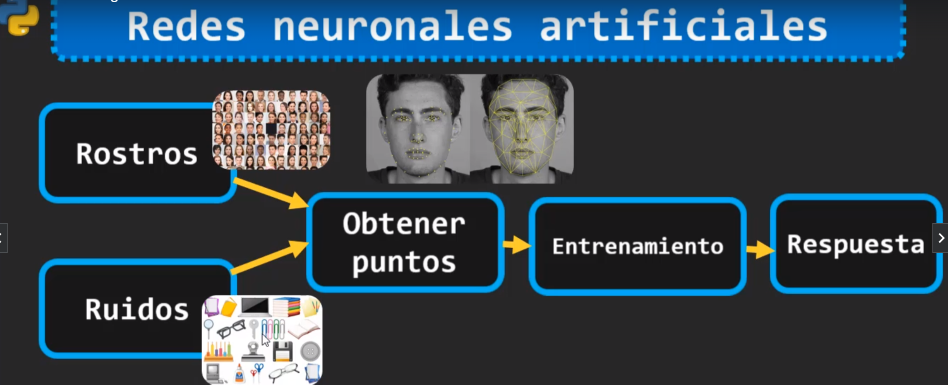
#> input picture python for non-mathematicians/project facial recognition/media/the project.PNG, 1896 x 769 px, given in place of the camera (shown at 1/2 size)
$ python 'input layer.py'
#> lines starting #> are read from the running program, lines starting #| are printed output that depends on the picture; after the words box and inside, x2 and y2 are one past the last pixel; in counts of white or black regions, pixels touching at a corner belong together
import cv2
import numpy as np
import os
import imutils

# folders to capture images
model = '007Agent Pictures'
rout1 = 'E:/PYTHON DS & ML BILDUNG/python for non-mathematicians/project facial recognition'
full_path = rout1 + '/' + model
# ask python if this rout exist
if not os.path.exists(full_path):
   os.makedirs(full_path)

noises = cv2.CascadeClassifier('E:\PYTHON DS & ML BILDUNG\python for non-mathematicians\project facial recognition\opencv-master\data\haarcascades\haarcascade_frontalface_default.xml')

# frame the face
camera = cv2.VideoCapture(0)
id = 0
while True:
   answer,capture = camera.read()
#> capture is the input picture: shape (769, 1896, 3); mean B, G, R 81.1, 68.5, 51.5
   if answer == False:break
   capture = imutils.resize(capture,width=640) # camera pixels down
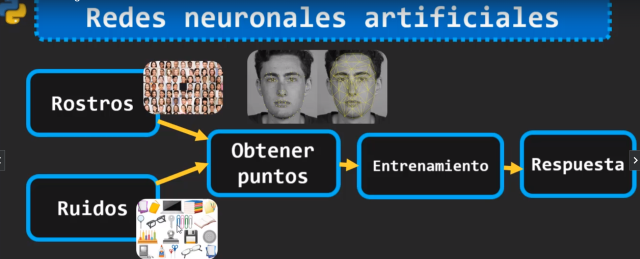
#> capture: shape (259, 640, 3); mean B, G, R 81.1, 68.5, 51.5


   grays = cv2.cvtColor(capture, cv2.COLOR_BGR2GRAY)
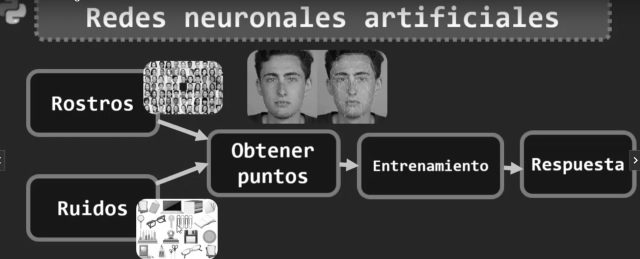
#> grays: shape (259, 640); min 7, max 255, mean 64.6
   id_capture = capture.copy()
   face = noises.detectMultiScale(grays, 1.3,5)
#> face = [[253, 56, 58, 58], [324, 55, 58, 58]]

   for(x,y,e1,e2) in face:
      cv2.rectangle(capture, (x,y), (x+e1,y+e2), (0,255,0),2)
      face_capture = id_capture[y:y+e2,x:x+e1]
      face_capture = cv2.resize(face_capture, (160,160),interpolation=cv2.INTER_CUBIC)
      cv2.imwrite(full_path+'/image_{}.jpg'.format(id), face_capture)
      id = id+1
#> this loop made 2 passes
#> (x, y, e1, e2, id) on passes 1 to 2: (253, 56, 58, 58, 1), (324, 55, 58, 58, 2)
#> pass 1, `face_capture = id_capture[y:y+e2,x:x+e1]`:
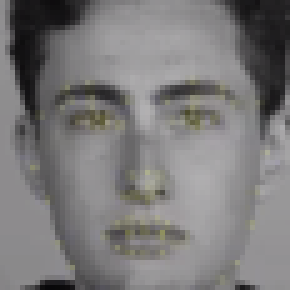
#> face_capture: shape (58, 58, 3) (shown 5 times larger); mean B, G, R 122.1, 121.8, 123.3
#> pass 2, `face_capture = id_capture[y:y+e2,x:x+e1]`:
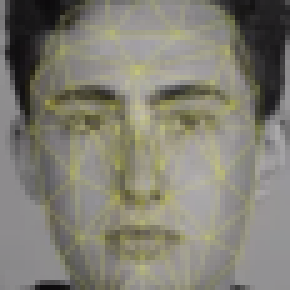
#> face_capture: shape (58, 58, 3) (shown 5 times larger); mean B, G, R 115.6, 127.1, 129.4
#> after the loop:
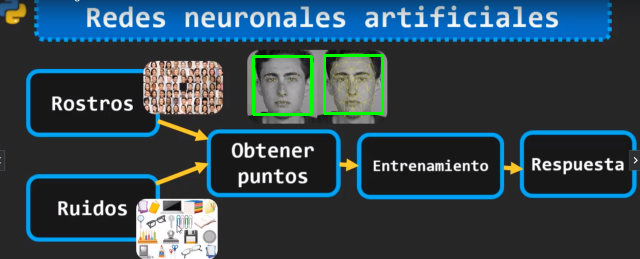
#> capture: shape (259, 640, 3); 0.83% of pixels changed, all inside (x1, y1, x2, y2) = (252, 54, 384, 116)
#> after the loop, id = 2

   # show the user
   cv2.imshow("Result Face", capture)

   if id==51: # or cv2.waitKey(1) ==ord('q'):
      break

# close the loops
camera.release()
cv2.destroyAllWindows()
